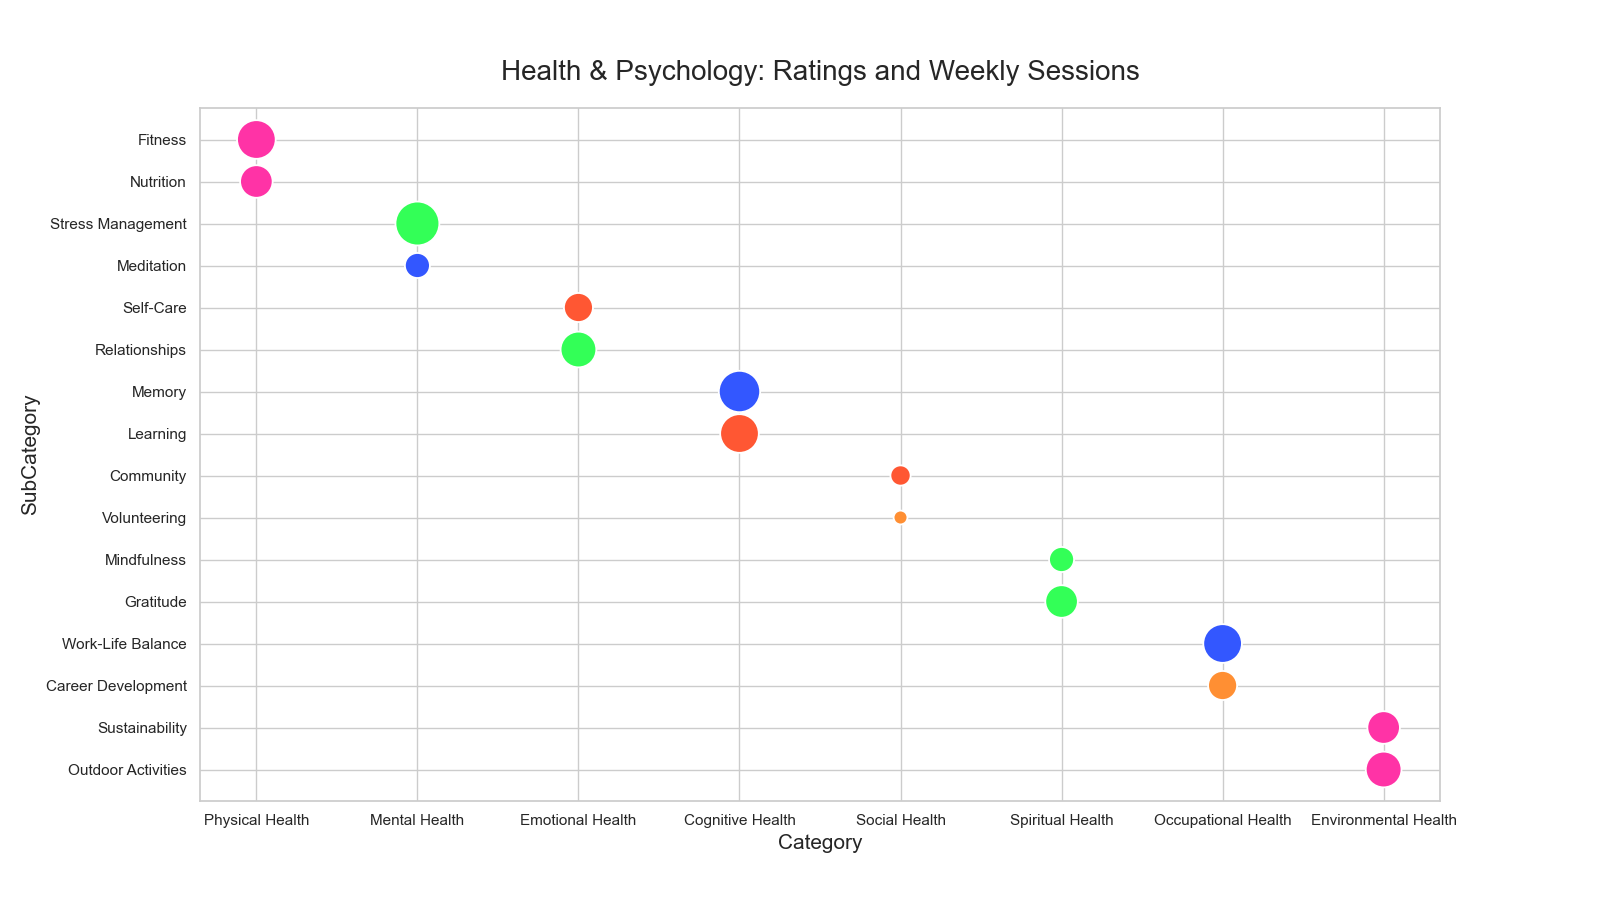

This chart was generated by the following Python code:

import seaborn as sns
import pandas as pd
import matplotlib.pyplot as plt

# Data for visualization
data = {
    'Category': ['Physical Health', 'Physical Health', 'Mental Health', 'Mental Health', 'Emotional Health', 'Emotional Health', 'Cognitive Health', 'Cognitive Health', 'Social Health', 'Social Health', 'Spiritual Health', 'Spiritual Health', 'Occupational Health', 'Occupational Health', 'Environmental Health', 'Environmental Health'],
    'SubCategory': ['Fitness', 'Nutrition', 'Stress Management', 'Meditation', 'Self-Care', 'Relationships', 'Memory', 'Learning', 'Community', 'Volunteering', 'Mindfulness', 'Gratitude', 'Work-Life Balance', 'Career Development', 'Sustainability', 'Outdoor Activities'],
    'AverageRating': [85, 90, 88, 95, 80, 82, 89, 92, 87, 91, 93, 88, 84, 86, 90, 85],
    'WeeklySessions': [10, 8, 12, 6, 7, 9, 11, 10, 5, 4, 6, 8, 10, 7, 8, 9]
}

# Create DataFrame
df = pd.DataFrame(data)

# Create a Bubble Chart with Seaborn
plt.figure(figsize=(16, 9)) # Modified width and height
bubble = sns.scatterplot(data=df, x="Category", y="SubCategory", size="WeeklySessions", 
                         legend=False, sizes=(100, 1000), 
                         hue="AverageRating", palette=["#FF5733", "#33FF57", "#3357FF", "#FF33A6", "#FF8F33"])

# Customizing the axes and title
plt.title("Health & Psychology: Ratings and Weekly Sessions", fontsize=20, pad=20)
plt.xlabel("Category", fontsize=15)
plt.ylabel("SubCategory", fontsize=15)

# Adjust legend position to avoid overlapping with title
plt.legend(title='Average Rating', loc='lower right', bbox_to_anchor=(1.25, 0.5), borderaxespad=0)

plt.show()
